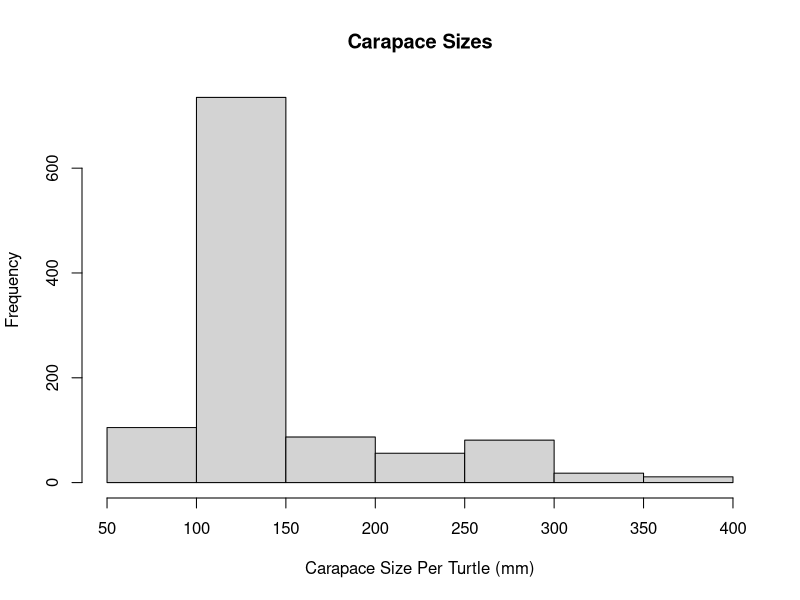
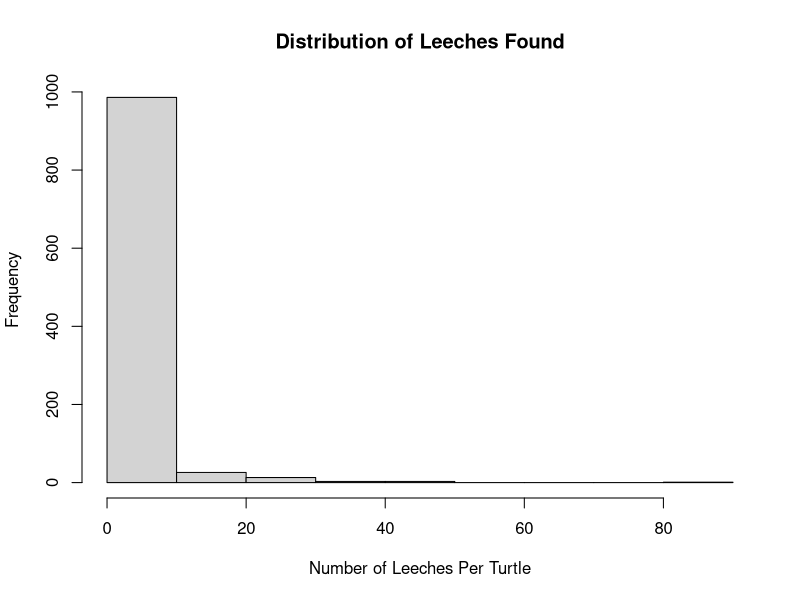
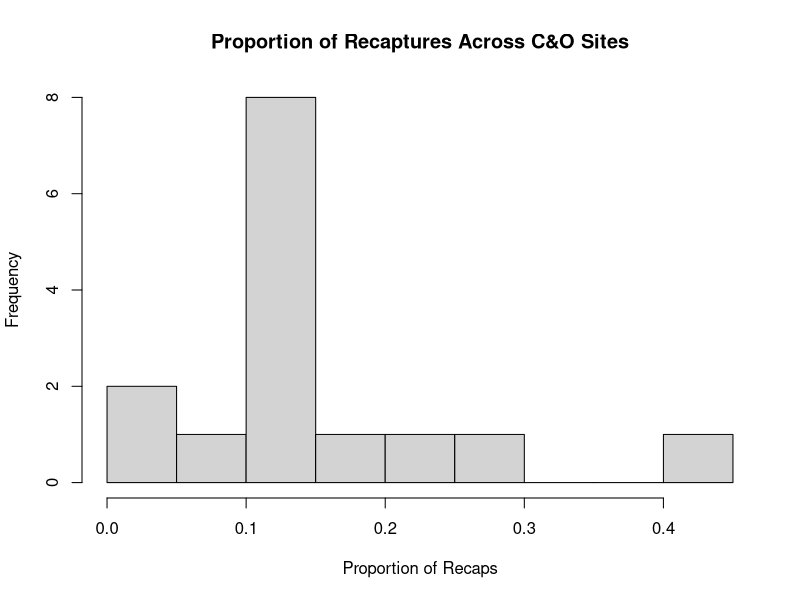
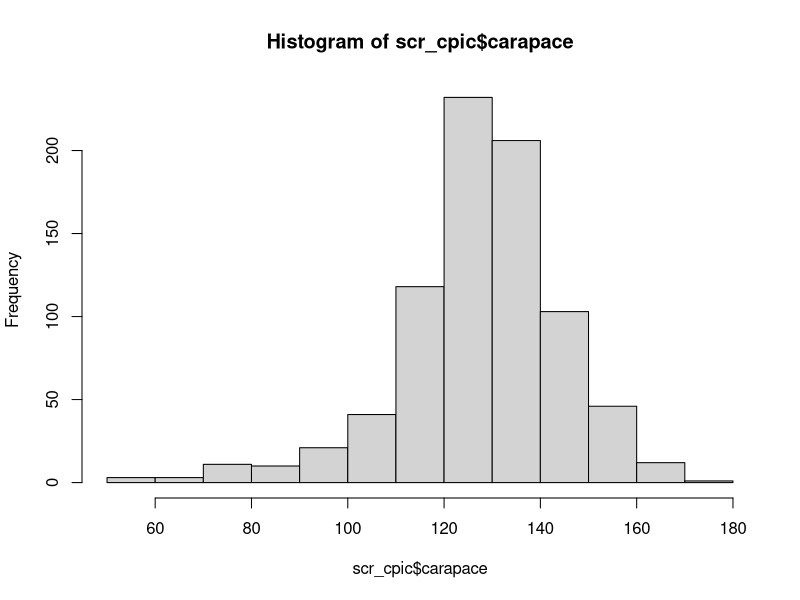
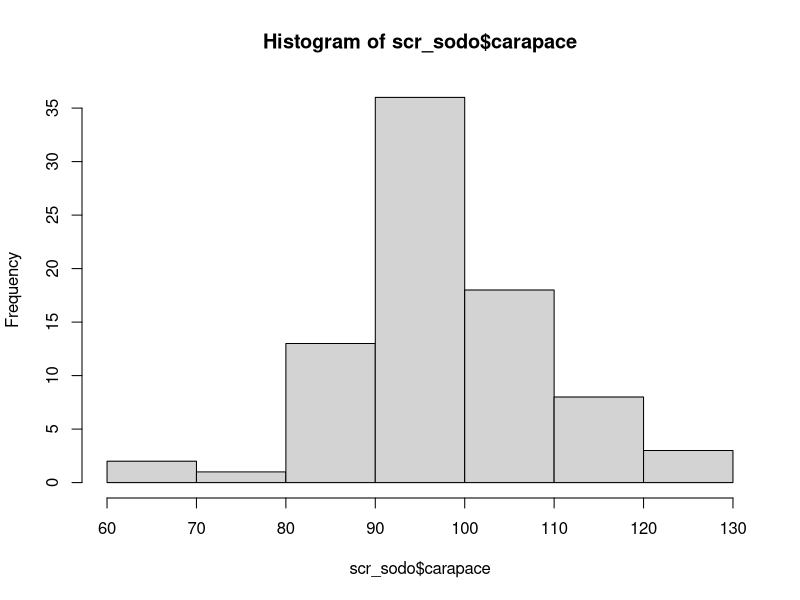
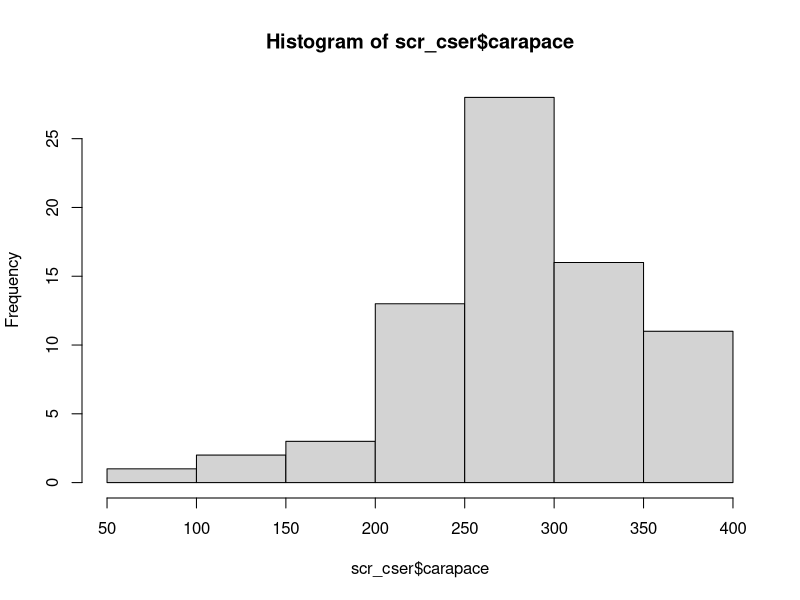
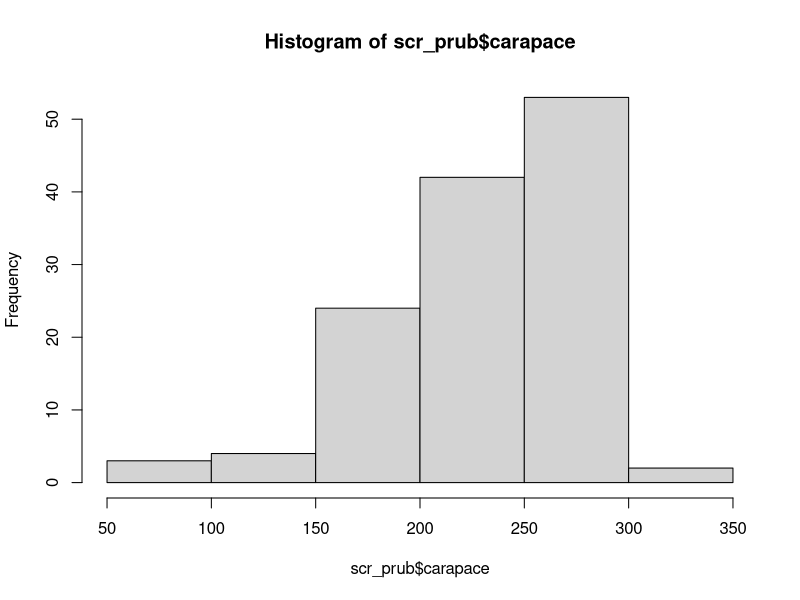
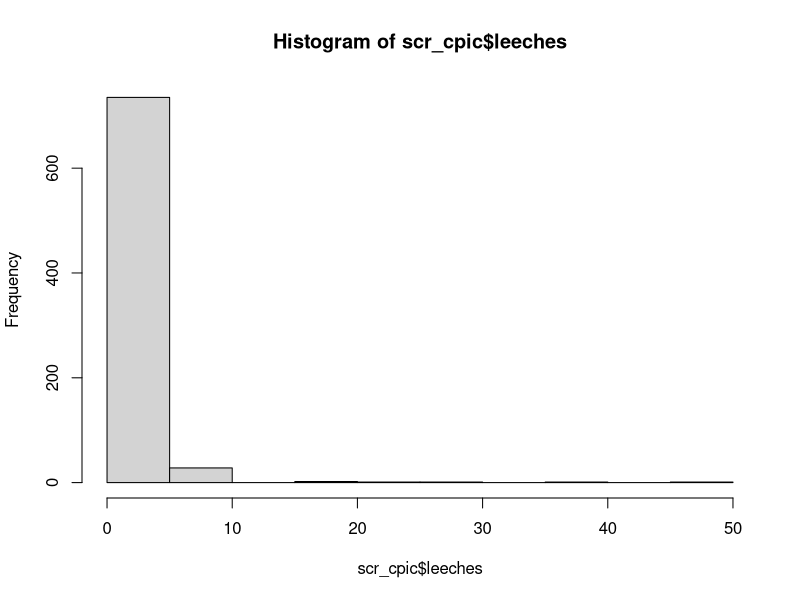

The R script that drew these images, in order:
## ---- chunk 1
getwd()
## ---- chunk 2
scr.data <- read.csv(file = "canalscr_9_1_18.csv")
head(scr.data)
## ---- chunk 3
summary(scr.data)
## ---- chunk 4
hist(scr.data$carapace, main = "Carapace Sizes", xlab = "Carapace Size Per Turtle (mm)")
hist(scr.data$leeches, main = "Distribution of Leeches Found", xlab = "Number of Leeches Per Turtle" )

## ---- chunk 5

recaps <- read.csv(file = "recaprates_9_1_18.csv")
hist(recaps$prop_recap, breaks = 10, xlab = "Proportion of Recaps", main = "Proportion of Recaptures Across C&O Sites")


## ---- chunk 6
scr_cpic <- subset(scr.data, species == "CPIC")
scr_sodo <- subset(scr.data, species == "SODO")
scr_cser <- subset(scr.data, species == "CSER")
scr_prub <- subset(scr.data, species == "PRUB")
scr_gins <- subset(scr.data, species == "GINS")
scr_tscr <- subset(scr.data, species == "TSCR")
## ---- chunk 7
summary(scr_cpic)
summary(scr_sodo)
summary(scr_cser)
summary(scr_prub)
summary(scr_gins)
## only 1 tscr caught, so did not create summary
## ---- chunk 8
hist(scr_cpic$carapace)
hist(scr_sodo$carapace)
hist(scr_cser$carapace)
hist(scr_prub$carapace)

hist(scr_cpic$leeches)
hist(scr_sodo$leeches)
hist(scr_cser$leeches)
hist(scr_prub$leeches)
## ---- chunk 9

cpic_size_site <- aov(data = scr_cpic, carapace ~ site)
cpic_size_summary <- summary(cpic_size_site)
cpic_size_summary
cpic_posthoc <- TukeyHSD(cpic_size_site, 'site', conf.level = 0.95)
cpic_posthoc

sodo_size_site <- aov(data = scr_sodo, carapace ~ site)
sodo_size_summary <- summary(sodo_size_site)
sodo_size_summary
sodo_posthoc <- TukeyHSD(sodo_size_site, 'site', conf.level = 0.95)
sodo_posthoc

cser_size_site <- aov(data = scr_cser, carapace ~ site)
cser_size_summary <- summary(cser_size_site)
cser_size_summary
cser_posthoc <- TukeyHSD(cser_size_site, 'site', conf.level = 0.95)
cser_posthoc

prub_size_site <- aov(data = scr_prub, carapace ~ site)
prub_size_summary <- summary(prub_size_site)
prub_size_summary
prub_posthoc <- TukeyHSD(prub_size_site, 'site', conf.level = 0.95)
prub_posthoc

## ---- chunk 10

cpic_leeches_site <- aov(data = scr_cpic, leeches ~ site)
cpic_leeches_summary <- summary(cpic_leeches_site)
cpic_leeches_summary
cpic_leeches_posthoc <- TukeyHSD(cpic_leeches_site, 'site', conf.level = 0.95)
cpic_leeches_posthoc

sodo_leeches_site <- aov(data = scr_sodo, leeches ~ site)
sodo_leeches_summary <- summary(sodo_leeches_site)
sodo_leeches_summary
sodo_leeches_posthoc <- TukeyHSD(sodo_leeches_site, 'site', conf.level = 0.95)
sodo_leeches_posthoc

cser_leeches_site <- aov(data = scr_cser, leeches ~ site)
cser_leeches_summary <- summary(cser_leeches_site)
cser_leeches_summary
cser_leeches_posthoc <- TukeyHSD(cser_leeches_site, 'site', conf.level = 0.95)
cser_leeches_posthoc

prub_leeches_site <- aov(data = scr_prub, leeches ~ site)
prub_leeches_summary <- summary(prub_leeches_site)
prub_leeches_summary
prub_leeches_posthoc <- TukeyHSD(prub_leeches_site, 'site', conf.level = 0.95)
prub_leeches_posthoc

## ---- chunk 11

leeches_species <- aov(data = scr.data, leeches ~ species)
leeches_species_summary <- summary(leeches_species)
leeches_species_summary
##leeches_species_posthoc <- TukeyHSD(leeches_species, 'leeches', conf.level = 0.95)
##NaNs produced
##leeches_species_posthoc

## ---- chunk 12

leeches_size <- aov(data = scr.data, leeches ~ carapace)
leeches_size_summary <- summary(leeches_size)
leeches_size_summary

cpic_leeches_size <- aov(data = scr_cpic, leeches ~ carapace)
cpic_leeches_size_summary <- summary(cpic_leeches_size)
cpic_leeches_size_summary
##cpic_leeches_size_posthoc <- TukeyHSD(cpic_leeches_size, 'carapace', conf.level = 0.95)
##cpic_leeches_size_posthoc

##sodo_leeches_size <- aov(data = scr_sodo, leeches ~ carapace)
##sodo_leeches_size_summary <- summary(sodo_leeches_size)
##sodo_leeches_size_summary
##sodo_leeches_size_posthoc <- TukeyHSD(sodo_leeches_size, 'carapace', conf.level = 0.95)
##sodo_leeches_size_posthoc

##cser_leeches_size <- aov(data = scr_cser, leeches ~ carapace)
##cser_leeches_size_summary <- summary(cser_leeches_size)
##cser_leeches_size_summary
##cser_leeches_size_posthoc <- TukeyHSD(cser_leeches_size, 'carapace', conf.level = 0.95)
##cser_leeches_size_posthoc

##prub_leeches_size <- aov(data = scr_prub, leeches ~ carapace)
##prub_leeches_size_summary <- summary(prub_leeches_size)
##prub_leeches_size_summary
##prub_leeches_size_posthoc <- TukeyHSD(prub_leeches_size, 'carapace', conf.level = 0.95)
##prub_leeches_size_posthoc

